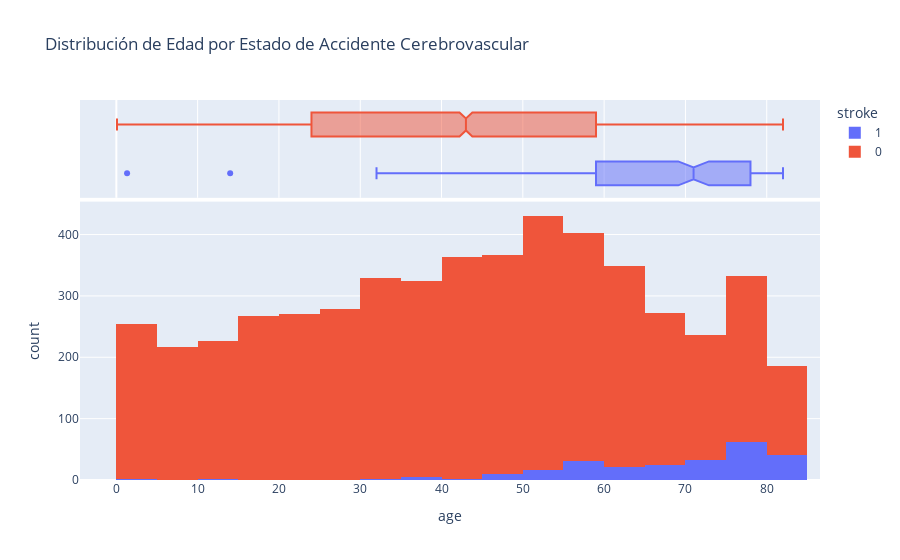

The code cell stored with this chart in its notebook:
### Markdown cell above
## **6.2. Target Variable vs. Numerical Variables**
📌 We examine the relationship between numerical variables (`age`, `avg_glucose_level`, `bmi`) and **stroke** using **boxplots** and summary statistics. The following code generates the visualizations and statistics:

### Code cell
# Calculating stroke rates by age group
stroke_rate_by_age = df.groupby('age_group')['stroke'].mean().reset_index()
stroke_rate_by_age.columns = ['age_group', 'stroke_rate']

# Histogram
fig = px.histogram(df, x='age', color='stroke', marginal='box', nbins=30, title='Distribución de Edad por Estado de Accidente Cerebrovascular')
fig.show()

### Figure 1 — Plotly figure (JSON) as saved in the notebook; plotly's stock layout.template omitted (floating-point values rounded to 4 significant figures; data arrays with more than 128 entries replaced by an {"elided": "..."} marker saying what was removed)
{"data": [{"alignmentgroup": "True", "bingroup": "x", "hovertemplate": "stroke=1<br>age=%{x}<br>count=%{y}<extra></extra>", "legendgroup": "1", "marker": {"color": "#636efa", "pattern": {"shape": ""}}, "name": "1", "nbinsx": 30, "offsetgroup": "1", "orientation": "v", "showlegend": true, "type": "histogram", "x": {"elided": "249 float values"}, "xaxis": "x", "yaxis": "y"}, {"alignmentgroup": "True", "hovertemplate": "stroke=1<br>age=%{x}<extra></extra>", "legendgroup": "1", "marker": {"color": "#636efa"}, "name": "1", "notched": true, "offsetgroup": "1", "showlegend": false, "type": "box", "x": {"elided": "249 float values"}, "xaxis": "x2", "yaxis": "y2"}, {"alignmentgroup": "True", "bingroup": "x", "hovertemplate": "stroke=0<br>age=%{x}<br>count=%{y}<extra></extra>", "legendgroup": "0", "marker": {"color": "#EF553B", "pattern": {"shape": ""}}, "name": "0", "nbinsx": 30, "offsetgroup": "0", "orientation": "v", "showlegend": true, "type": "histogram", "x": {"elided": "4860 float values"}, "xaxis": "x", "yaxis": "y"}, {"alignmentgroup": "True", "hovertemplate": "stroke=0<br>age=%{x}<extra></extra>", "legendgroup": "0", "marker": {"color": "#EF553B"}, "name": "0", "notched": true, "offsetgroup": "0", "showlegend": false, "type": "box", "x": {"elided": "4860 float values"}, "xaxis": "x2", "yaxis": "y2"}], "layout": {"autosize": true, "barmode": "relative", "legend": {"title": {"text": "stroke"}, "tracegroupgap": 0}, "title": {"text": "Distribución de Edad por Estado de Accidente Cerebrovascular"}, "xaxis": {"anchor": "y", "autorange": true, "domain": [0, 1], "range": [-4.471, 86.55], "title": {"text": "age"}, "type": "linear"}, "xaxis2": {"anchor": "y2", "autorange": true, "domain": [0, 1], "matches": "x", "range": [-4.471, 86.55], "showgrid": true, "showticklabels": false, "type": "linear"}, "yaxis": {"anchor": "x", "autorange": true, "domain": [0, 0.7326], "range": [0, 453.7], "title": {"text": "count"}}, "yaxis2": {"anchor": "x2", "autorange": true, "domain": [0.7426, 1], "matches": "y2", "range": [-0.5, 1.5], "showgrid": false, "showline": false, "showticklabels": false, "ticks": "", "type": "category"}}}
